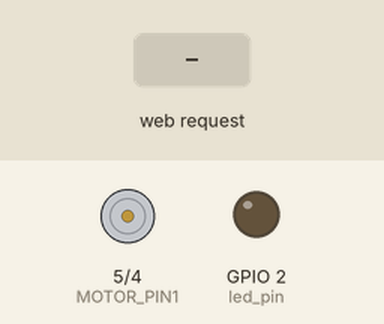
Simulated run of this program. Board: ESP32 board running MicroPython. Shown: motor-driver pin pairs drawn as motors (green arrow = first pin HIGH = forward, orange = second pin HIGH = backward, longer = more drive, scaled by the enable pin), output pins drawn as LEDs (lit = HIGH). The inputs (shaded band) are chosen by the test bench. WiFi joins after 1.5 s; files the program writes start out absent; what the program prints to the serial console is not drawn.

Above: at 2.7 s.
2.8 s: HTTP request GET /?led_2_on received
At 3.2 s:
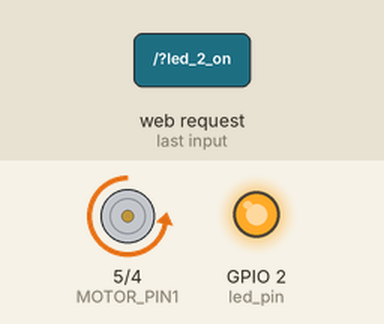
At 28.3 s:
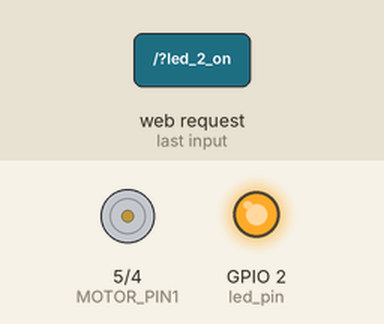
Timing chart, 0 to 29.3 s (numbered marks = the images above; inputs shaded):
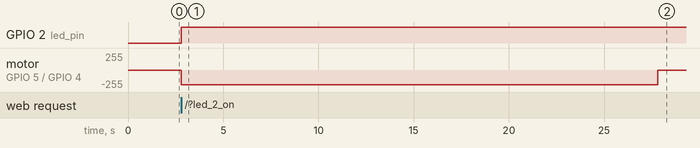

Measured:
- after the input at 2.8 s, GPIO 2 (led_pin): LOW → HIGH at once; motor on GPIO 5 (MOTOR_PIN1) / GPIO 4 (MOTOR_PIN2): stopped → backward 221/255 at once, → stopped 25.0 s later

The program:

main.py
```python
def writeDoorState():
     settings_dict['DoorState'] = door_state
     settings_dict['LEDState'] = led_state
     print(settings_dict['DoorState'])
     with open('settings.json', 'w') as json_file:
        json.dump(settings_dict, json_file)

def openDoor():
    dc_motor.forward(50)
    time.sleep(25)
    dc_motor.stop()
    print("The door is AJAR!")

def closeDoor():
    dc_motor.backwards(50)
    time.sleep(25)
    dc_motor.stop()
    print("The door is CLOSED!")

def web_page():
    html = """<html>

<head>
    <meta name="viewport" content="width=device-width, initial-scale=1">
    <link rel="stylesheet" href="https://use.fontawesome.com/releases/v5.7.2/css/all.css"
     integrity="sha384-fnmOCqbTlWIlj8LyTjo7mOUStjsKC4pOpQbqyi7RrhN7udi9RwhKkMHpvLbHG9Sr" crossorigin="anonymous">
    <style>
        html {
            font-family: Arial;
            display: inline-block;
            margin: 0px auto;
            text-align: center;
        }

        .button {
            background-color: #0066ff;
            border: none;
            color: white;
            padding: 16px 40px;
            text-align: center;
            text-decoration: none;
            display: inline-block;
            font-size: 16px;
            margin: 4px 2px;
            cursor: pointer;
        }

        .button1 {
            background-color: #ff6319;
        }
    </style>
</head>

<body>
    <h2>ESP MicroPython Web Server</h2>
    <p>LED state: <strong>""" + led_state + """</strong></p>
    <i class="fas fa-lightbulb fa-3x" style="color:#""" + color + """;"></i>
    <p>Door state: <strong>""" + door_state + """</strong></p>
    <p>
        <a href=\"?led_2_on\"><button class="button">LED ON</button></a>
    </p>
    <p>
        <a href=\"?led_2_off\"><button class="button button1">LED OFF</button></a>
    </p>
</body>

</html>"""
    return html


s = socket.socket(socket.AF_INET, socket.SOCK_STREAM)
s.bind(('', 80))
s.listen(5)

while True:
    try:
        if gc.mem_free() < 102000:
            gc.collect()
        conn, addr = s.accept()
        conn.settimeout(3.0)
        print('Received HTTP GET connection request from %s' % str(addr))
        request = conn.recv(1024)
        conn.settimeout(None)
        request = str(request)
        print('GET Rquest Content = %s' % request)

        led_on = request.find('/?led_2_on')
        led_off = request.find('/?led_2_off')

        if led_on == 6:
            print('LED ON -> GPIO2')
            led_state = "ON"
            door_state = "OPEN"
            color = "d8dc55"
            led.on()
        if led_off == 6:
            print('LED OFF -> GPIO2')
            led_state = "OFF"
            door_state = "CLOSED"
            led.off()
            color = "000000"
        response = web_page()
        conn.send('HTTP/1.1 200 OK\n')
        conn.send('Content-Type: text/html\n')
        conn.send('Connection: close\n\n')
        conn.sendall(response)
        conn.close()
        print(door_state)
        if door_state == "OPEN":
            openDoor()
        if door_state == "CLOSED":
            closeDoor()
        writeDoorState()
    except OSError as e:
        conn.close()
        print('Connection closed')
        machine.reset()
```

dcmotor.py
```python
class DCMotor:
#initialize the class with values
#     pin1 corresponds to the GPIO pin connected with IN1 (input 1). This is GPIO5 in our case.
#     pin2 corresponds to the GPIO pin connected with IN2 (input 2). This is GPIO4 in our case. Both these pins are configured as outputs.
#     enable_pin is the GPIO PWM pin connected with ENA (Enable of motor A).
#     min_duty is the minimum duty cycle which is required for the motor to start. This can be changed according to the frequency required for the motor to spin and is set to 750 as default.
#     max_duty is the maximum duty cycle required to start the motor. It is set to 1023 as default. This can also be changed according to the frequency.
  def __init__(self, pin1, pin2, enable_pin, min_duty=750, max_duty=1023):
        self.pin1=pin1
        self.pin2=pin2
        self.enable_pin=enable_pin
        self.min_duty = min_duty
        self.max_duty = max_duty
#sends signal to the pin to move the motor in a forward motion. For a single direction motor use only this.
  def forward(self,speed):
    self.speed = speed
    self.enable_pin.duty(self.duty_cycle(self.speed))
    self.pin1.value(0)
    self.pin2.value(1)
 #sends a signal to the pin to move the motor in a reverse motion.
  def backwards(self, speed):
        self.speed = speed
        self.enable_pin.duty(self.duty_cycle(self.speed))
        self.pin1.value(1)
        self.pin2.value(0)

#sends a full stop to the motor for both pins
  def stop(self):
    self.enable_pin.duty(0)
    self.pin1.value(0)
    self.pin2.value(0)
#duty cycle
  def duty_cycle(self, speed):
   if self.speed <= 0 or self.speed > 100:
        duty_cycle = 0
   else:
    duty_cycle = int(self.min_duty + (self.max_duty - self.min_duty)*((self.speed-1)/(100-1)))
    return duty_cycle
```

boot.py
```python
try:
  import usocket as socket
except:
  import socket
import json
import machine
import network
import time
from dcmotor import DCMotor
from machine import Pin, Signal,PWM


import esp
esp.osdebug(None)

import gc
gc.collect()

with open('settings.json', 'r') as f:
  settings_dict = json.load(f)

print(settings_dict)

#TODO: need to add a read from a json config file that will live on the board
ssid = settings_dict['SSID']
password = settings_dict['Key']
#create a station
station = network.WLAN(network.STA_IF)
#set the station as active
station.active(True)

def wifiConnect():
  print(ssid)
  print(password)
  #send connect to the wireless network
  station.connect(ssid, password)
  #this will run until the station is connected
  while station.isconnected() == False:
    pass

#due to a board using an active low signal we will invert from what normal examples show. Check out signal class in micropython
led_pin = Pin(2, Pin.OUT)
led = Signal(led_pin,invert=False)
led.off()

MOTOR_PIN1 = machine.Pin(5, machine.Pin.OUT)
MOTOR_PIN2 = machine.Pin(4, machine.Pin.OUT)
MOTOR_FREQUENCY = 15000
MOTOR_PWM = machine.PWM(machine.Pin(13), MOTOR_FREQUENCY)
dc_motor = DCMotor(MOTOR_PIN1, MOTOR_PIN2, MOTOR_PWM)
led_state = settings_dict['LEDState']
door_state = settings_dict['DoorState']
color = "000000"
print(led_state)
print(door_state)

print('Connecting to Wifi')
wifiConnect()

print('Connection successful')
print(station.ifconfig())

#time.sleep(3)
#print("Hello Sam!")
```
